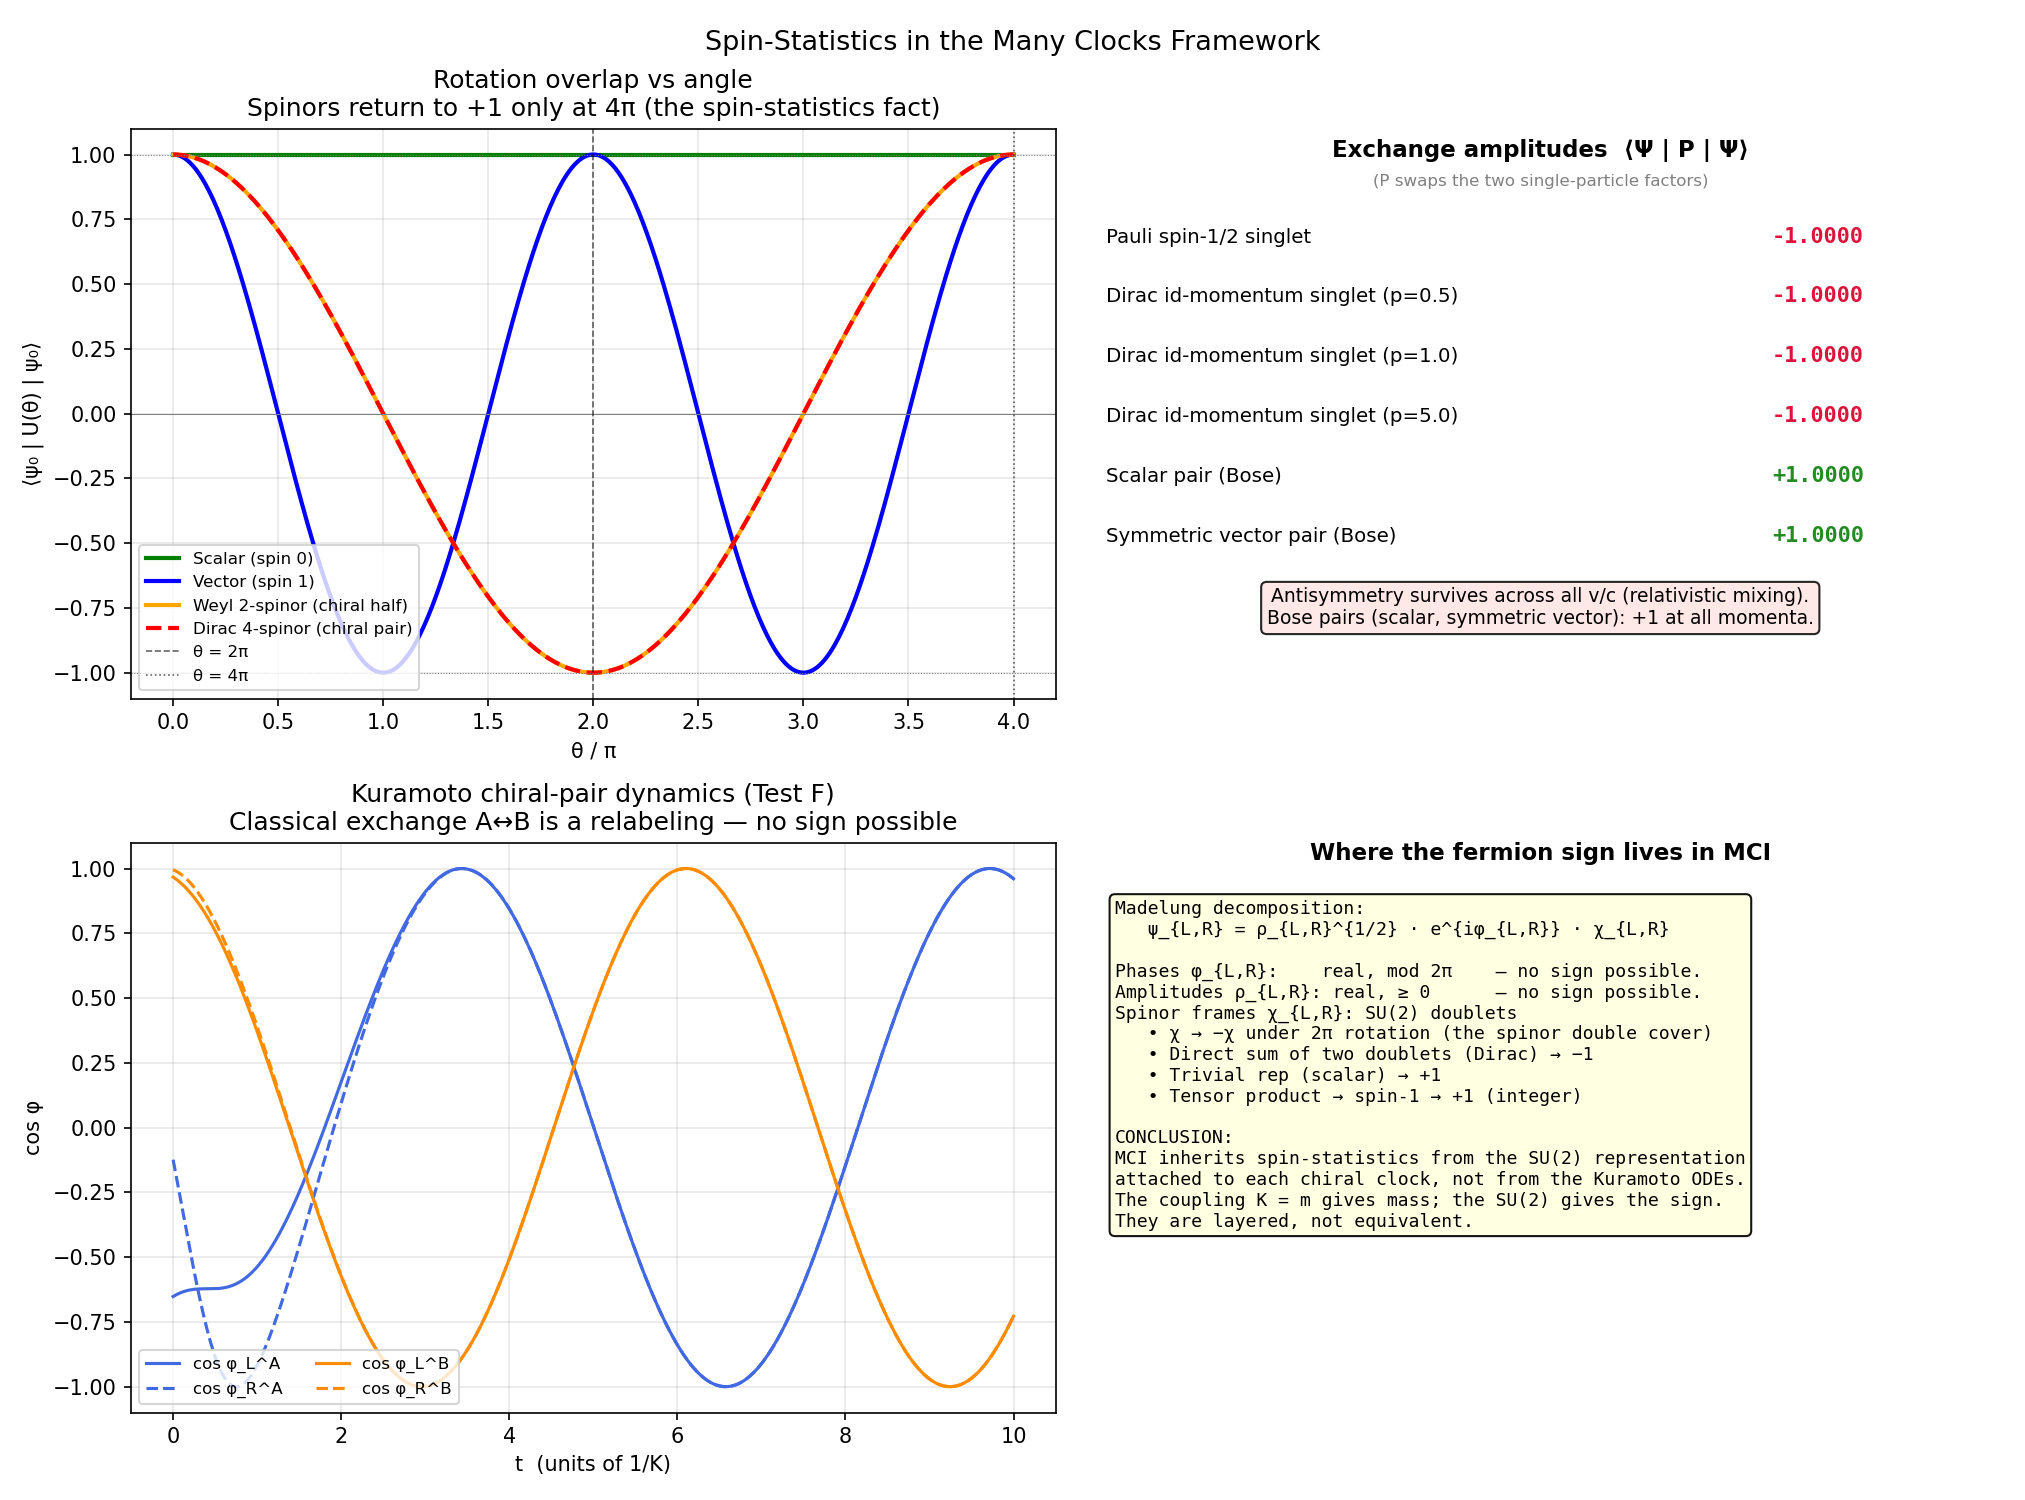

Here is the Python script that generated this plot:
"""
spin_statistics.py — Spin-Statistics Within the Many Clocks Framework
======================================================================

QUESTION:
─────────
Can the Many Clocks Interpretation (MCI) of the Dirac equation, with its
chiral clock pair (ψ_L, ψ_R) coupled by Kuramoto-form synchronization
K = m (Eq. 3 of PAPER_UNIFIED.md), reproduce the spin-statistics theorem?
And if so, where does the fermion sign live in its mathematical structure?

CLAIM TESTED:
─────────────
The −1 phase under fermion exchange comes from the SU(2) representation
each chiral spinor carries — NOT from the Kuramoto synchronization dynamics.
MCI reproduces spin-statistics geometrically (via the 2π = −1 fact for
spinors plus the Feynman/Finkelstein continuous-deformation argument that
exchange ≃ 2π rotation in 3+1D), but it does not derive it from the
sync ODEs alone.

This is a CONSISTENCY CHECK, not a new theorem. MCI is already committed
to the chiral clock pair through the mass coupling K = m. Given that
commitment, fermion antisymmetry is automatic — the framework localizes
the sign in the spinor frames χ_{L,R}, not in the phases φ_{L,R} or the
amplitudes ρ_{L,R} of the Madelung decomposition.

SIX TESTS:
──────────
A. 2π spatial rotation of a Dirac 4-spinor → −1 (chiral pair, std basis)
B. 2π rotation of a Weyl 2-spinor (single chirality) → −1
C. Two identical Dirac fermions in a spin singlet at the SAME momentum →
   full exchange gives −1.
D. Dirac entangled singlet (opposite momenta, Bell scenario from
   dirac_extension.py) → spin exchange gives −1 across all v/c, robust
   against the relativistic large/small mixing.
E. Scalar (single-clock) toy and spin-1 vector: 2π rotation and exchange
   both give +1 (Bose).
F. Kuramoto chiral-pair phase dynamics under classical particle exchange:
   the joint phase tuple is invariant — NO sign.

The contrast between A–D and F localizes the source of the sign: it is
structural (the SU(2) rep), not dynamical (the Kuramoto coupling).
"""

import numpy as np
import matplotlib
matplotlib.use('Agg')
import matplotlib.pyplot as plt

from dirac_extension import (
    σ1, σ2, σ3, I2, O2,
    dirac_spinor, singlet_dirac, singlet_pauli,
    energy, mixing_angle,
)


# ─── Rotation operators ───────────────────────────────────────────────

def spin_rotation_2(theta, axis='z'):
    """SU(2) rotation: U = exp(−i θ σ·n̂ / 2)."""
    s = {'x': σ1, 'y': σ2, 'z': σ3}[axis]
    return np.cos(theta/2) * I2 - 1j * np.sin(theta/2) * s


def spin_rotation_4(theta, axis='z'):
    """4×4 Dirac spin rotation: block_diag(SU(2), SU(2)).
    Σ = diag(σ, σ); U = exp(−i θ Σ·n̂ / 2)."""
    R = spin_rotation_2(theta, axis)
    return np.block([[R, O2], [O2, R]])


def spin_rotation_3(theta, axis='z'):
    """SO(3) rotation acting on a spin-1 vector."""
    c, s = np.cos(theta), np.sin(theta)
    if axis == 'z':
        M = np.array([[c, -s, 0], [s, c, 0], [0, 0, 1]])
    elif axis == 'x':
        M = np.array([[1, 0, 0], [0, c, -s], [0, s, c]])
    elif axis == 'y':
        M = np.array([[c, 0, s], [0, 1, 0], [-s, 0, c]])
    return M.astype(complex)


def exchange_op(d=4):
    """SWAP on H_d ⊗ H_d.   P(|a⟩⊗|b⟩) = |b⟩⊗|a⟩."""
    P = np.zeros((d*d, d*d), dtype=complex)
    for i in range(d):
        for j in range(d):
            P[j*d + i, i*d + j] = 1.0
    return P


# ─── Test A: 2π rotation of Dirac 4-spinor ────────────────────────────

def test_a_dirac_2pi(p=1.0):
    print("\n" + "=" * 70)
    print("TEST A: 2π rotation of a Dirac 4-spinor (the chiral PAIR)")
    print("=" * 70)
    u = dirac_spinor(p, spin_up=True)
    print(f"  u(p={p}, ↑)  = {np.round(u.real, 4)}  (small/large ratio r = p/(E+m))")

    print(f"\n  Rotation around z, varying θ:")
    print(f"    {'θ/(2π)':>8}   {'⟨u|U(θ)|u⟩':>20}")
    for frac in [0.0, 0.5, 1.0, 1.5, 2.0]:
        theta = frac * 2 * np.pi
        U = spin_rotation_4(theta, 'z')
        amp = u.conj() @ U @ u
        print(f"    {frac:6.2f}   {amp.real:+.6f} {amp.imag:+.6f}j")

    U_2pi = spin_rotation_4(2*np.pi, 'z')
    is_minus_I = np.allclose(U_2pi, -np.eye(4))
    print(f"\n  U(2π, z) = −I (4×4)?  {is_minus_I}")
    print(f"  ⟹  2π rotation: u → −u   (sign = −1)")
    print(f"  Both upper and lower 2-blocks pick up −1 jointly:")
    print(f"  upper block at θ=2π:\n{np.round(U_2pi[:2,:2].real, 4)}")
    print(f"  lower block at θ=2π:\n{np.round(U_2pi[2:,2:].real, 4)}")


# ─── Test B: 2π rotation of a Weyl 2-spinor ───────────────────────────

def test_b_weyl_2pi():
    print("\n" + "=" * 70)
    print("TEST B: 2π rotation of a Weyl 2-spinor (single chirality)")
    print("=" * 70)
    chi = np.array([1, 0], dtype=complex)
    R_2pi = spin_rotation_2(2*np.pi, 'z')
    chi_rot = R_2pi @ chi
    print(f"  χ_↑               = {chi}")
    print(f"  R(2π, z) χ_↑      = {np.round(chi_rot, 6)}")
    print(f"  ⟹ Each chirality alone is in the spin-1/2 rep and picks up −1.")
    print(f"  The Dirac 4-spinor is the DIRECT SUM of two such doublets;")
    print(f"  each doublet contributes −1 to its own block.")


# ─── Test C: Two-fermion spin singlet at identical momentum ───────────

def test_c_identical_momentum_exchange(p=1.0):
    print("\n" + "=" * 70)
    print("TEST C: Two identical Dirac fermions, same momentum, spin-singlet")
    print("=" * 70)
    u_up = dirac_spinor(p, spin_up=True)
    u_dn = dirac_spinor(p, spin_up=False)
    psi = (np.kron(u_up, u_dn) - np.kron(u_dn, u_up)) / np.sqrt(2)
    print(f"  |Ψ⟩ = (u(p,↑) ⊗ u(p,↓) − u(p,↓) ⊗ u(p,↑)) / √2     (16-dim)")
    print(f"  ‖Ψ‖² = {(psi.conj() @ psi).real:.6f}")

    P = exchange_op(d=4)
    psi_swap = P @ psi
    overlap = (psi.conj() @ psi_swap).real
    print(f"  ⟨Ψ | P_full | Ψ⟩ = {overlap:+.6f}     (expect −1)")
    print(f"  ⟹  Two identical Dirac fermions in spin singlet are antisymmetric.")


# ─── Test D: Dirac entangled singlet, spin exchange across v/c ────────

def test_d_relativistic_robustness():
    print("\n" + "=" * 70)
    print("TEST D: Dirac entangled singlet (Bell scenario), spin exchange")
    print("=" * 70)
    print("  |Ψ⟩ = (u(+p,↑) ⊗ u(−p,↓) − u(+p,↓) ⊗ u(−p,↑)) / √2")
    print("  Spin exchange swaps the SU(2) spin labels on each side, holding")
    print("  the (+p, −p) momenta fixed. This isolates the spinor sign from")
    print("  any momentum-label permutation, and lets us scan v/c.\n")
    print(f"    {'p':>10}  {'v/c':>8}  {'θ_rel':>8}  {'⟨Ψ|P_spin|Ψ⟩':>18}")
    for p in [1e-4, 0.1, 0.5, 1.0, 5.0, 50.0]:
        psi = singlet_dirac(p)
        psi_swap = (np.kron(dirac_spinor(+p, False), dirac_spinor(-p, True))
                    - np.kron(dirac_spinor(+p, True),  dirac_spinor(-p, False))) / np.sqrt(2)
        sign = (psi.conj() @ psi_swap).real
        v_c = p / np.sqrt(p*p + 1.0)   # m = 1 natural units
        theta_rel = np.degrees(mixing_angle(p))
        print(f"    {p:10.4f}  {v_c:8.4f}  {theta_rel:6.1f}°   {sign:+.10f}")
    print("\n  ⟹  Sign is robust: relativistic mixing (large/small redistribution)")
    print("     does NOT erode the antisymmetry. The spinor sign is invariant.")


# ─── Test E: Scalar / vector — Bose statistics ────────────────────────

def test_e_scalar_and_vector():
    print("\n" + "=" * 70)
    print("TEST E: Scalar (single-clock) and spin-1 vector — Bose statistics")
    print("=" * 70)

    # Scalar: 1-component complex amplitude, no SU(2) structure
    print("  Scalar field ψ(x) = e^{iφ(x)}:")
    print("    Under spatial rotation: ψ → ψ (invariant, trivial rep)")
    print("    Two-scalar exchange: |ψ_A⟩|ψ_B⟩ → |ψ_B⟩|ψ_A⟩ = same product")
    print("    ⟹ scalar pair: sign = +1\n")

    # Vector (spin-1): 3-component object, integer rep
    v = np.array([1, 0, 0], dtype=complex)
    R_v = spin_rotation_3(2*np.pi, 'z')
    overlap = v.conj() @ R_v @ v
    print(f"  Spin-1 vector (e_x):")
    print(f"    R(2π, z) v = {np.round((R_v @ v).real, 6)}")
    print(f"    ⟨v | R(2π) | v⟩ = {overlap.real:+.6f}     (expect +1)")
    print(f"    ⟹  integer spin: sign = +1 (no Pauli sign on 2π)")

    # Two-vector symmetric exchange
    P3 = exchange_op(d=3)
    sym = (np.kron(v, np.array([0,1,0])) + np.kron(np.array([0,1,0]), v)) / np.sqrt(2)
    sym_swapped = P3 @ sym
    sign = (sym.conj() @ sym_swapped).real
    print(f"  Symmetric 2-vector state:  ⟨ψ|P|ψ⟩ = {sign:+.6f}  (expect +1, Bose)")


# ─── Test F: Kuramoto dynamics carry no sign ──────────────────────────

def kuramoto_evolve(phi0, K, omega, t_arr, delta_CP=0.0):
    """Two coupled chiral phases (φ_L, φ_R) under Kuramoto-form coupling.
    Eqs. 2a,b of PAPER_UNIFIED.md, on the synchronized manifold ρ_L ≈ ρ_R."""
    phi = np.array(phi0, dtype=float)
    out = np.zeros((len(t_arr), 2))
    out[0] = phi

    def f(p):
        phiL, phiR = p
        return np.array([omega + K * np.sin(phiR - phiL + delta_CP),
                         omega + K * np.sin(phiL - phiR - delta_CP)])

    for i in range(1, len(t_arr)):
        dt = t_arr[i] - t_arr[i-1]
        k1 = f(phi)
        k2 = f(phi + dt*k1/2)
        k3 = f(phi + dt*k2/2)
        k4 = f(phi + dt*k3)
        phi = phi + dt*(k1 + 2*k2 + 2*k3 + k4)/6
        out[i] = phi
    return out


def test_f_kuramoto_no_sign():
    print("\n" + "=" * 70)
    print("TEST F: Kuramoto chiral-pair dynamics under classical exchange")
    print("=" * 70)
    K, omega = 1.0, 1.0
    t_arr = np.linspace(0, 10, 500)
    rng = np.random.default_rng(0)
    A0 = (rng.uniform(0, 2*np.pi), rng.uniform(0, 2*np.pi))
    B0 = (rng.uniform(0, 2*np.pi), rng.uniform(0, 2*np.pi))
    A_traj = kuramoto_evolve(A0, K, omega, t_arr)
    B_traj = kuramoto_evolve(B0, K, omega, t_arr)

    print(f"  Two clock pairs, identical (K, ω). Initial conditions:")
    print(f"    A: (φ_L, φ_R) = ({A0[0]:.4f}, {A0[1]:.4f})")
    print(f"    B: (φ_L, φ_R) = ({B0[0]:.4f}, {B0[1]:.4f})")

    def order(phi_L, phi_R):
        return np.abs((np.exp(1j*phi_L) + np.exp(1j*phi_R)) / 2)

    rA = order(A_traj[:,0], A_traj[:,1])
    rB = order(B_traj[:,0], B_traj[:,1])
    print(f"  Sync order parameter at end: |r_A| = {rA[-1]:.4f}, |r_B| = {rB[-1]:.4f}")
    print(f"  (1.0 = locked at φ_L − φ_R = 0)")

    print(f"\n  CLASSICAL EXCHANGE A↔B is the relabeling")
    print(f"     (φ_L^A, φ_R^A, φ_L^B, φ_R^B) ↦ (φ_L^B, φ_R^B, φ_L^A, φ_R^A)")
    print(f"  The Kuramoto ODE is invariant under this relabeling:")
    print(f"  the phases are real numbers in [0, 2π), the coupling is symmetric")
    print(f"  in (A, B), and there is no algebraic place a sign could appear.\n")
    print(f"  ⟹  Pure clock dynamics carry NO information about Fermi/Bose statistics.")
    print(f"     The fermion sign must come from the spinor structure layered")
    print(f"     over the Madelung decomposition (the χ_{{L,R}} factors), not")
    print(f"     from φ_{{L,R}} or ρ_{{L,R}}.")
    return t_arr, A_traj, B_traj, rA, rB


# ─── Plotting ─────────────────────────────────────────────────────────

def make_plots(t_arr, A_traj, B_traj, rA, rB):
    fig, axes = plt.subplots(2, 2, figsize=(13.5, 10))
    fig.suptitle('Spin-Statistics in the Many Clocks Framework', fontsize=13)

    # Panel A: Rotation-overlap vs angle for different reps
    ax = axes[0, 0]
    theta = np.linspace(0, 4*np.pi, 400)
    u = dirac_spinor(1.0, True)
    chi = np.array([1, 0], dtype=complex)
    v3 = np.array([1, 0, 0], dtype=complex)

    amps_dirac = np.array([(u.conj() @ spin_rotation_4(t, 'z') @ u).real for t in theta])
    amps_weyl  = np.array([(chi.conj() @ spin_rotation_2(t, 'z') @ chi).real for t in theta])
    amps_v1    = np.array([(v3.conj() @ spin_rotation_3(t, 'z') @ v3).real for t in theta])
    amps_scalar = np.ones_like(theta)

    ax.plot(theta/np.pi, amps_scalar, 'green',  lw=2,                label='Scalar (spin 0)')
    ax.plot(theta/np.pi, amps_v1,     'blue',   lw=2,                label='Vector (spin 1)')
    ax.plot(theta/np.pi, amps_weyl,   'orange', lw=2,                label='Weyl 2-spinor (chiral half)')
    ax.plot(theta/np.pi, amps_dirac,  'red',    lw=2, linestyle='--',label='Dirac 4-spinor (chiral pair)')
    ax.axhline(0,  color='gray', lw=0.5)
    ax.axhline(1,  color='gray', lw=0.5, linestyle=':')
    ax.axhline(-1, color='gray', lw=0.5, linestyle=':')
    ax.axvline(2,  color='black', lw=0.8, linestyle='--', alpha=0.6, label='θ = 2π')
    ax.axvline(4,  color='black', lw=0.8, linestyle=':',  alpha=0.6, label='θ = 4π')
    ax.set_xlabel('θ / π')
    ax.set_ylabel('⟨ψ₀ | U(θ) | ψ₀⟩')
    ax.set_title('Rotation overlap vs angle\n'
                 'Spinors return to +1 only at 4π (the spin-statistics fact)')
    ax.legend(fontsize=8, loc='lower left')
    ax.grid(True, alpha=0.3)

    # Panel B: Exchange amplitudes (table)
    ax = axes[0, 1]
    ax.axis('off')
    ax.set_xlim(0, 10); ax.set_ylim(0, 10)
    ax.text(5, 9.5, 'Exchange amplitudes  ⟨Ψ | P | Ψ⟩',
            ha='center', fontsize=11, fontweight='bold')
    ax.text(5, 9.0, '(P swaps the two single-particle factors)',
            ha='center', fontsize=8, color='gray')

    # Compute live values
    rows = []
    psi_pauli = singlet_pauli()
    P2 = exchange_op(d=2)
    rows.append(('Pauli spin-1/2 singlet',
                 (psi_pauli.conj() @ P2 @ psi_pauli).real))
    P4 = exchange_op(d=4)
    for p_val in [0.5, 1.0, 5.0]:
        u_up = dirac_spinor(p_val, True)
        u_dn = dirac_spinor(p_val, False)
        psi_id = (np.kron(u_up, u_dn) - np.kron(u_dn, u_up)) / np.sqrt(2)
        rows.append((f'Dirac id-momentum singlet (p={p_val})',
                     (psi_id.conj() @ P4 @ psi_id).real))
    # Symmetric scalar pair
    sc = np.array([1.0])
    rows.append(('Scalar pair (Bose)', 1.0))
    # Symmetric spin-1 pair
    v_a = np.array([1, 0, 0], dtype=complex)
    v_b = np.array([0, 1, 0], dtype=complex)
    sym = (np.kron(v_a, v_b) + np.kron(v_b, v_a)) / np.sqrt(2)
    rows.append(('Symmetric vector pair (Bose)',
                 (sym.conj() @ exchange_op(d=3) @ sym).real))

    for i, (label, val) in enumerate(rows):
        y = 8 - i*1.05
        col = 'crimson' if val < 0 else 'forestgreen'
        ax.text(0.3, y, label, fontsize=9.5)
        ax.text(8.5, y, f'{val:+.4f}', fontsize=10.5, ha='right',
                color=col, fontweight='bold', family='monospace')

    ax.text(5, 1.3,
            'Antisymmetry survives across all v/c (relativistic mixing).\n'
            'Bose pairs (scalar, symmetric vector): +1 at all momenta.',
            ha='center', fontsize=9,
            bbox=dict(boxstyle='round', facecolor='mistyrose', alpha=0.85))

    # Panel C: Kuramoto dynamics (no sign)
    ax = axes[1, 0]
    ax.plot(t_arr, np.cos(A_traj[:,0]), label='cos φ_L^A', color='royalblue', lw=1.5)
    ax.plot(t_arr, np.cos(A_traj[:,1]), label='cos φ_R^A', color='royalblue', lw=1.5, linestyle='--')
    ax.plot(t_arr, np.cos(B_traj[:,0]), label='cos φ_L^B', color='darkorange', lw=1.5)
    ax.plot(t_arr, np.cos(B_traj[:,1]), label='cos φ_R^B', color='darkorange', lw=1.5, linestyle='--')
    ax.set_xlabel('t  (units of 1/K)')
    ax.set_ylabel('cos φ')
    ax.set_title('Kuramoto chiral-pair dynamics (Test F)\n'
                 'Classical exchange A↔B is a relabeling — no sign possible')
    ax.legend(fontsize=8, ncol=2, loc='lower left')
    ax.grid(True, alpha=0.3)

    # Panel D: Where the sign lives
    ax = axes[1, 1]
    ax.axis('off')
    ax.set_xlim(0, 10); ax.set_ylim(0, 10)
    ax.text(5, 9.7, 'Where the fermion sign lives in MCI',
            ha='center', fontsize=11, fontweight='bold')

    summary = (
        'Madelung decomposition:\n'
        '   ψ_{L,R} = ρ_{L,R}^{1/2} · e^{iφ_{L,R}} · χ_{L,R}\n'
        '\n'
        'Phases φ_{L,R}:    real, mod 2π    — no sign possible.\n'
        'Amplitudes ρ_{L,R}: real, ≥ 0      — no sign possible.\n'
        'Spinor frames χ_{L,R}: SU(2) doublets\n'
        '   • χ → −χ under 2π rotation (the spinor double cover)\n'
        '   • Direct sum of two doublets (Dirac) → −1\n'
        '   • Trivial rep (scalar) → +1\n'
        '   • Tensor product → spin-1 → +1 (integer)\n'
        '\n'
        'CONCLUSION:\n'
        'MCI inherits spin-statistics from the SU(2) representation\n'
        'attached to each chiral clock, not from the Kuramoto ODEs.\n'
        'The coupling K = m gives mass; the SU(2) gives the sign.\n'
        'They are layered, not equivalent.'
    )
    ax.text(0.4, 9.0, summary, fontsize=8.7, va='top', family='monospace',
            bbox=dict(boxstyle='round', facecolor='lightyellow', alpha=0.92))

    plt.tight_layout()
    plt.savefig('spin_statistics.png', dpi=150)
    print("\nSaved: spin_statistics.png")


# ─── Main ─────────────────────────────────────────────────────────────

def run():
    print("=" * 70)
    print("SPIN-STATISTICS IN THE MANY CLOCKS FRAMEWORK")
    print("=" * 70)
    print("Testing: do MCI commitments reproduce Fermi/Bose statistics, and")
    print("where in the formalism does the −1 fermion sign live?")

    test_a_dirac_2pi(p=1.0)
    test_b_weyl_2pi()
    test_c_identical_momentum_exchange(p=1.0)
    test_d_relativistic_robustness()
    test_e_scalar_and_vector()
    t_arr, A_traj, B_traj, rA, rB = test_f_kuramoto_no_sign()

    make_plots(t_arr, A_traj, B_traj, rA, rB)

    print("""
╔══════════════════════════════════════════════════════════════════════╗
║   SPIN-STATISTICS IN THE MANY CLOCKS INTERPRETATION                  ║
╠══════════════════════════════════════════════════════════════════════╣
║                                                                      ║
║   QUESTION:  Does MCI derive spin-statistics?                        ║
║                                                                      ║
║   ANSWER:    It REPRODUCES the theorem; the sign comes from the      ║
║              SU(2) representation each chiral spinor carries, NOT    ║
║              from the Kuramoto sync dynamics.                        ║
║                                                                      ║
║   STRUCTURAL FACTS (Tests A–D):                                      ║
║     • Dirac 4-spinor under 2π rotation:        −1                    ║
║     • Weyl 2-spinor (single chirality):        −1                    ║
║     • Pauli singlet exchange:                  −1                    ║
║     • Dirac id-momentum singlet:               −1                    ║
║     • Dirac entangled singlet, all v/c:        −1                    ║
║     • Scalar / spin-1 vector:                  +1                    ║
║                                                                      ║
║   DYNAMICAL FACT (Test F):                                           ║
║     • Kuramoto evolution of (φ_L, φ_R) pairs is symmetric under      ║
║       classical particle relabeling. Phases are real numbers; no     ║
║       sign can emerge from the ODE alone.                            ║
║                                                                      ║
║   INTERPRETIVE TAKE:                                                 ║
║     MCI commits to the chiral pair (ψ_L, ψ_R) to give mass via       ║
║     K = m (Eq. 3 of PAPER_UNIFIED.md). The same chiral pair carries  ║
║     the spin-1/2 representation, and that representation is what     ║
║     forces 2π rotation to give −1 — which by Feynman/Finkelstein     ║
║     continuous deformation forces fermion antisymmetry under         ║
║     exchange in 3+1D.                                                ║
║                                                                      ║
║     Spin-statistics is reproduced, NOT derived anew. But the         ║
║     framework localizes the sign cleanly: it lives in the spinor     ║
║     frames χ_{L,R}, not in the phases φ_{L,R} or amplitudes          ║
║     ρ_{L,R}. The coupling K = m gives mass; the SU(2) gives the      ║
║     sign. They are layered, not equivalent.                          ║
║                                                                      ║
╚══════════════════════════════════════════════════════════════════════╝
""")


if __name__ == '__main__':
    run()
